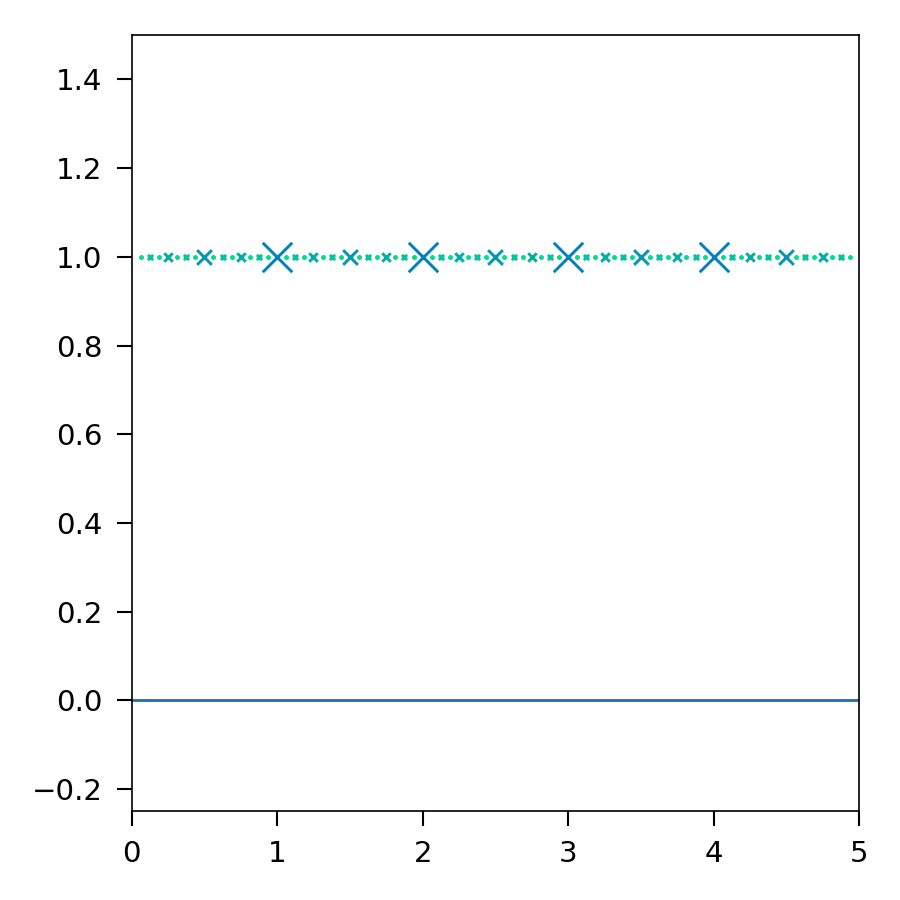

The Python source for this figure:
import matplotlib.pyplot as plt
import numpy as np
import matplotlib.cm as cm

xmax = 5
fig, ax = plt.subplots(nrows=1, 
                       ncols=1,
                       subplot_kw={'xlim': (0, xmax),
                                   'ylim': (-0.25, 1.5)}, 
                       figsize=(5, 2.5), 
                       dpi=300)

# Add a solid line at 0.
ax.axhline(0, 0, 1)

# Mark negative powers of two with shrinking x markers
# Higher negative power --> Finer markings --> Smaller marker sizes
for n in range(5):
    num = xmax * 2**(n) 
    pnum = -1 if n == 0 else xmax * 2**(n-1)  

    points = np.linspace(0, xmax, num+1, endpoint=True)
    ppoints = np.linspace(0, xmax, pnum+1, endpoint=True)
    
    xs = [x for x in points if x not in ppoints]
    ys = np.ones(len(xs))

    ax.scatter(xs, ys, 
               c=[cm.winter(0.5 + n/11)], 
               s=50/((n+1)*2**(n)), 
               marker='x')

#plt.show()
plt.savefig('Rational.png')
